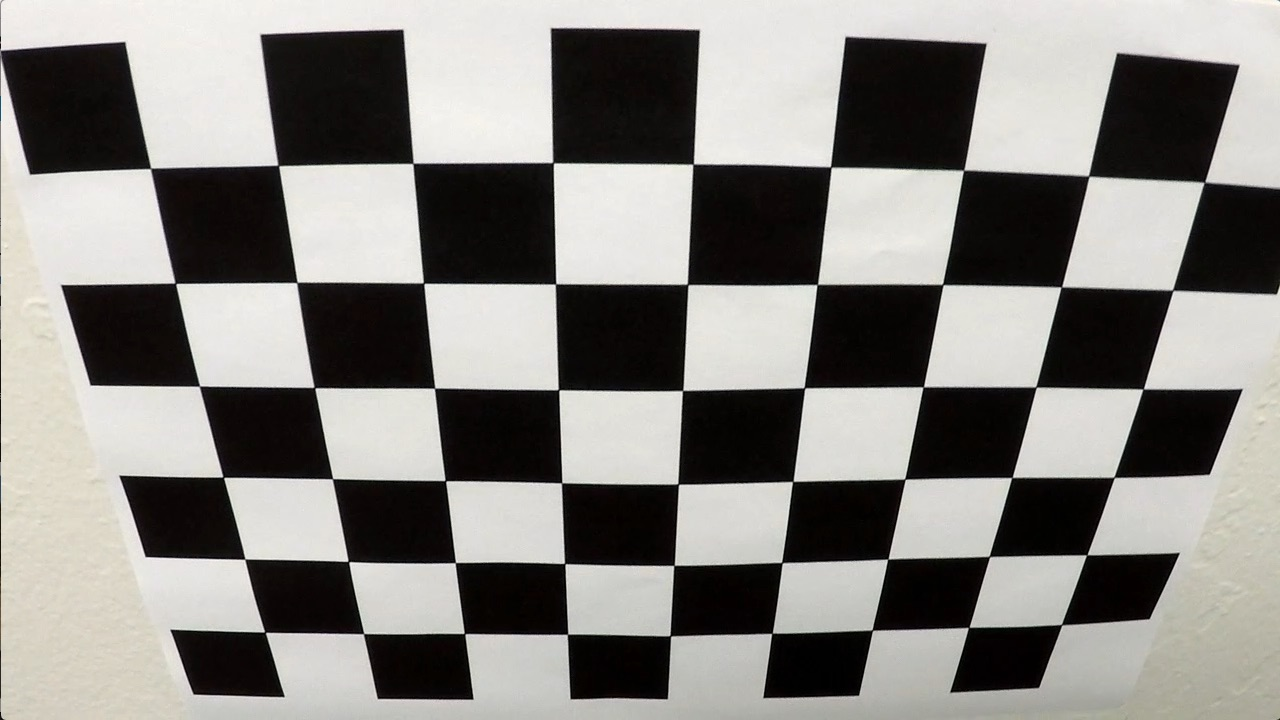
#> input picture camera_cal/calibration2.jpg, 1280 x 720 px
$ jupyter execute --allow-errors advanced-lane-lines.ipynb   (shell and % lines are left out)   (older library calls are emulated)
#> lines starting #> are read from the running program, lines starting #| are printed output that depends on the picture; after the words box and inside, x2 and y2 are one past the last pixel; in counts of white or black regions, pixels touching at a corner belong together
# Advanced Lane Lines

*The goals / steps of this project are the following:*

1. Compute the camera calibration matrix and distortion coefficients given a set of chessboard images.
2. Apply a distortion correction to raw images.
3. Apply a perspective transform to rectify binary image ("birds-eye view").
4. Use color transforms, gradients, etc., to create a thresholded binary image.
5. Detect lane pixels and fit to find the lane boundary.
6. Determine the curvature of the lane and vehicle position with respect to center.
7. Warp the detected lane boundaries back onto the original image.
8. Output visual display of the lane boundaries and numerical estimation of lane curvature and vehicle position.

In this writeup document, the chapters are the goals with the same numbering as noted above. The code is also included and the images are direct output of the code.

*Most of the code is based on the code from the lessons.*

## 0. Imports

Imports of all used libraries.

[cell 1]
import cv2
import numpy as np
import matplotlib.pyplot as plt
import matplotlib.image as mpimg

np.set_printoptions(threshold=1500)

import glob

from moviepy.editor import VideoFileClip
from IPython.display import HTML

from PIL import Image
from PIL import ImageFont
from PIL import ImageDraw

## 1. Calibration

I start by preparing "object points", which will be the (x, y, z) coordinates of the chessboard corners in the world. Here I am assuming the chessboard is fixed on the (x, y) plane at z=0, such that the object points are the same for each calibration image. Thus, objp is just a replicated array of coordinates, and objpoints will be appended with a copy of it every time I successfully detect all chessboard corners in a test image. imgpoints will be appended with the (x, y) pixel position of each of the corners in the image plane with each successful chessboard detection.

I then used the output objpoints and imgpoints to compute the camera calibration and distortion coefficients using the cv2.calibrateCamera() function.

[cell 2]
img = mpimg.imread("camera_cal/calibration2.jpg")
#> img is the input picture: shape (720, 1280, 3); mean R, G, B 134.4, 132.4, 128.5

plt.imshow(img)
#> (this line was passed over: IPython is not available in this run)

[cell 3]
objpoints = [] # 3D points in real world
imgpoints = [] # 2D points in 2D image represenataion of real world

# Generate all grid points
objp = np.zeros((6*9,3), np.float32)
objp[:,:2] = np.mgrid[0:9,0:6].T.reshape(-1,2)

[cell 4]
# Import all calibration images
cal_images = glob.glob('camera_cal/calibration*.jpg')

# Loop through all calibration images
for cal_fname in cal_images:
    # Read each image
    cal_img = cv2.imread(cal_fname)
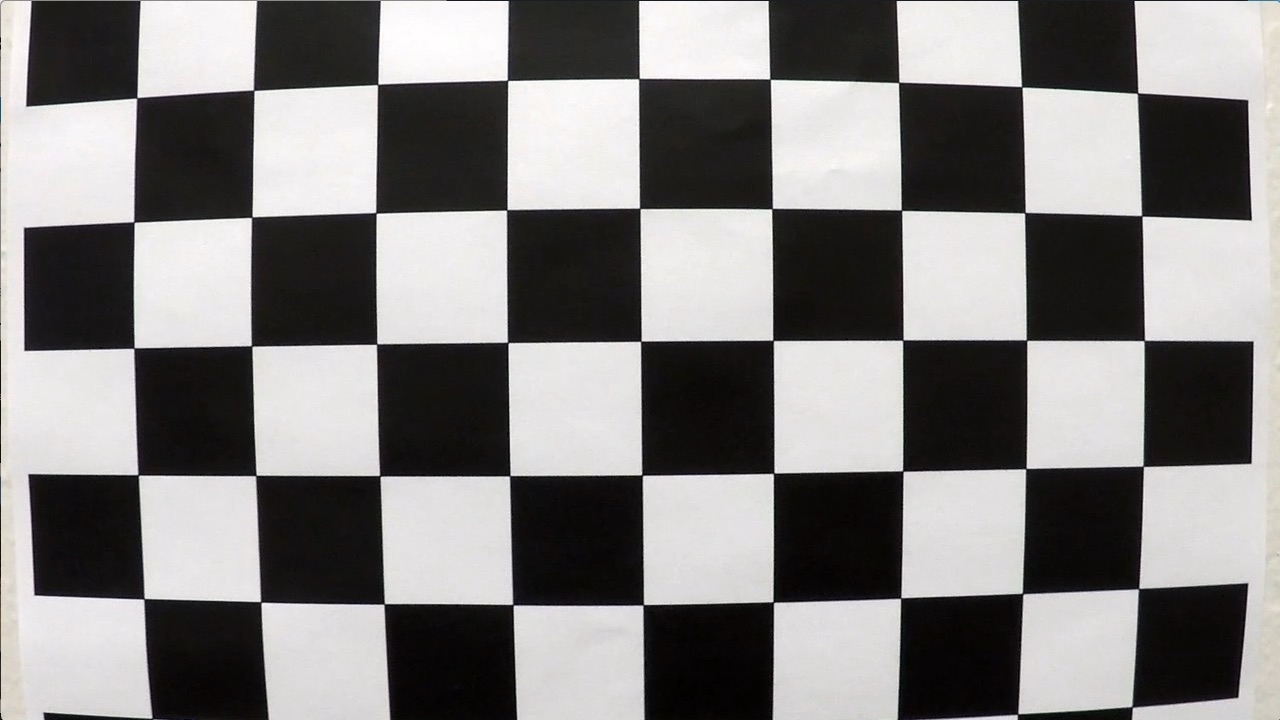
#> input picture camera_cal/calibration1.jpg, 1280 x 720 px
#> cal_img is the input picture: shape (720, 1280, 3); mean B, G, R 127.8, 128.4, 130.1

    # Convert to grayscale
    gray = cv2.cvtColor(cal_img, cv2.COLOR_BGR2GRAY)

    # Find chessboard corners
    ret, corners = cv2.findChessboardCorners(gray, (9,6), None)
#> ret = False; corners = None

    # If corners found, add points to arrays
    if ret == True:
        objpoints.append(objp)
        imgpoints.append(corners)

        # Draw the corners
        img_corners = cv2.drawChessboardCorners(cal_img, (9,6), corners, ret)

ret, mtx, dist, rvecs, tvecs = cv2.calibrateCamera(objpoints, imgpoints, gray.shape[::-1], None, None)

## 2. Undistortion

I applied this distortion correction to the test image using the cv2.undistort() function and obtained this result:

[cell 5]
def undistort(img):
    return cv2.undistort(img, mtx, dist, None, mtx)

[cell 6]
img = mpimg.imread("camera_cal/calibration2.jpg")

#> (the rest of this cell did not finish here and is left out)

To demonstrate this step, I will describe how I apply the distortion correction to one of the test images like this one:

[cell 7]
img = mpimg.imread("test_images/test1.jpg")
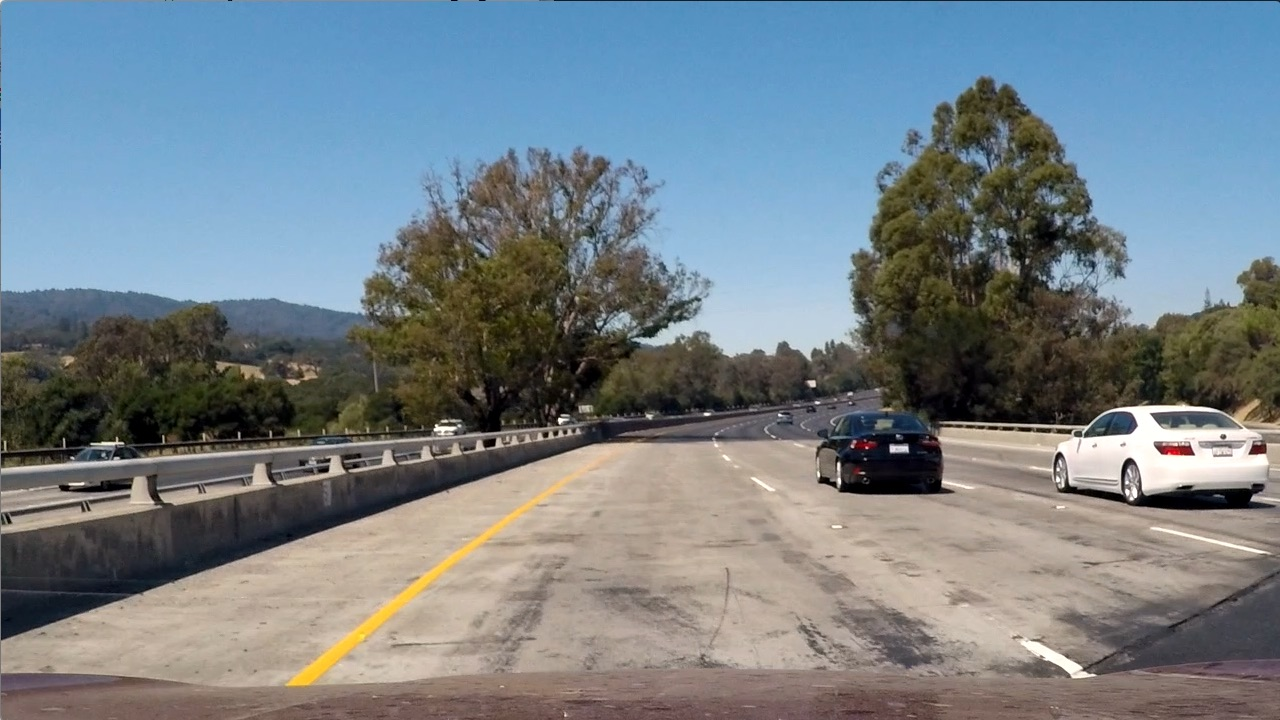
#> input picture test_images/test1.jpg, 1280 x 720 px
#> img is the input picture: shape (720, 1280, 3); mean R, G, B 117.5, 128.7, 135.5

#> (the rest of this cell did not finish here and is left out)

## 3. Perspective transform

The code for my perspective transform includes a function called `change_perspective()`, which appears in the last lines of the cell below.  The `change_perspective()` function takes as inputs an image (`img`). I chose the hardcode the source and destination points in the following manner:

[cell 8]
src = np.float32([
    [580, 460], # LT
    [703, 460], # RT
    [205, 720], # LB
    [1110, 720], # RB
])

dest = np.float32([
    [320, 0], # LT
    [960, 0], # RT
    [320, 720], # LB
    [960, 720], # RB
])

M = cv2.getPerspectiveTransform(src, dest)
Minv = cv2.getPerspectiveTransform(dest, src)

# Get image coordinates as source for perspective change
def change_perspective(img):
    return cv2.warpPerspective(img, M, (img.shape[1], img.shape[0]), flags=cv2.INTER_LINEAR)

## 4. Threshold

I used a combination of color and gradient thresholds to generate a binary image, like proposed in the lessons. I combined the following thresholds to make the binary image:
- Gradient sobel threshold
- Sobel maginitude threshold
- Sobel directional threshold
- Selection of S-color channel from HLS color space
- Selection of L-color channel from LUV color space
- Selection of B-color channel from LAB color space

All these functions are added to the `pipeline`, which can be found in some cells below.

### Sobel

[cell 9]
# Inspired by lessons of this project
# [38 lines left out: functions gradient_sobel_threshold, mag_thresh, dir_threshold, combine_thresholds, not called in this run]

### Color

[cell 10]
# Define a function that thresholds the S-channel of HLS
def hls_select(img, thresh=(0, 255)):
    hls = cv2.cvtColor(img, cv2.COLOR_RGB2HLS)
    s_channel = hls[:,:,2]
    binary_output = np.zeros_like(s_channel)
    binary_output[(s_channel > thresh[0]) & (s_channel <= thresh[1])] = 1
    return binary_output

# Define a function that thresholds the L-channel of LUV
def luv_select(img, thresh=(0, 255)):
    luv = cv2.cvtColor(img, cv2.COLOR_RGB2Luv)
    l_channel = luv[:,:,0]
    binary_output = np.zeros_like(l_channel)
    binary_output[(l_channel > thresh[0]) & (l_channel <= thresh[1])] = 1
    return binary_output

# Define a function that thresholds the B-channel of LAB
def lab_select(img, thresh=(0, 255)):
    lab = cv2.cvtColor(img, cv2.COLOR_RGB2Lab)
    b_channel = lab[:,:,2]
    binary_output = np.zeros_like(b_channel)
    binary_output[(b_channel > thresh[0]) & (b_channel <= thresh[1])] = 1
    return binary_output

def combine_color_binaries(s_hls, l_luv, b_lab):
    combined = np.zeros_like(s_hls)
    combined[(s_hls == 1) | (l_luv == 1) | (b_lab == 1)] = 1
    return combined

### Combining gradient and color

[cell 11]
# [4 lines left out: function combine_binary, not called in this run]

## 5. Find lines

In the `find_lines()` function, I managed to find the lines using the binary image. The function works as follows:
1. Split the image in two, and find the lines at the base (bottom of the screen) using the peaks of the histogram. **Note** that I've got rid of the 200 pixels on both sides, because at the base there will never be a lane-line (only when you cross those lines, but that is not happening in this video).
2. In case you search the line for the first time: use sliding windows to measure the slope of the line for every X pixels (in this case X is height/9). Get those 'points' and add them to `left_lane_inds` and `right_lane_inds` lists. Fit a line using these indexes.
3. In case there is a previously detected line, use these lines to find the line in the new frame.
4. Set all variables in the line objects so they could be reused.

[cell 12]
# [119 lines left out: function find_lines, not called in this run]

## 6. Calculate offset and curve

### Offset calculations

With the assumption of the US lane with of 3.7 meters, use the warped image to calculate the offset to the center. My own calculation indeed, and it works :).

[cell 13]
US_lane_width = 3.7 # Meters

# [10 lines left out: function calculate_offset_in_m, not called in this run]

### Calculate curvature

Calculate the curvature by calculating the curve of both lines in radians and then transform it into meters.

[cell 14]
# [35 lines left out: function calculate_curvature, not called in this run]

## 7. Draw lane field

Draw a polygon using the lines and then warp this drawing back onto the original image using a certain opacity.

[cell 15]
# [30 lines left out: function draw_lane_field, not called in this run]

## 8. Visualization of all steps

In this chapter every step from above is visualized. All the test images are taken through the pipeline and have a step-by-step visualization. The exported video can be found in the Github repo: https://github.com/johnciocoiu/udacity-nd-self-driving-car-project-4/blob/master/output_images/project_video.mp4

[cell 16]
class Line():
    def __init__(self):
        self.first = True
        # was the line detected in the last iteration?
        self.detected = False
        # x values of the last n fits of the line
        self.recent_xfitted = []
        #average x values of the fitted line over the last n iterations
#         self.bestx = None
        #polynomial coefficients best fit
        self.best_fit = None
        #polynomial coefficients for the most recent fit
        self.current_fit = [np.array([False])]
        #radius of curvature of the line in meters
        self.radius_of_curvature = None
        #distance in meters of vehicle center from the line
        self.line_base_pos = None
        #difference in fit coefficients between last and new fits
#         self.diffs = np.array([0,0,0], dtype='float')
        #x values for detected line pixels
        self.allx = None
        #y values for detected line pixels
        self.ally = None

        self.best_xfitted = None

[cell 17]
# [25 lines left out: functions sanity_check, set_lines_detected, not called in this run]

## Pipeline

- Undistort
- Change perspective
- Gradient (Sobel)
- Color: convert to HLS and use S-channel, convert to LAB and use B-channel, convert to LUV and use L-channel.
- Combine gradient and color
- Find lines
- Do sanity check
- Put text on image
- Draw lane field

[cell 18]
# [70 lines left out: function process_image, not called in this run]

## Pipeline on test images

Here you will see the pipeline used to make the test-images. Every step is showed as image.

[cell 19]
test_images = glob.glob('test_images/*.jpg')

#> (the rest of this cell did not finish here and is left out)

# Pipeline on video

Use the pipeline to create the lane on the video.

[cell 20]
# Rewrite image to frame processing

def process_frame(image):
    undist, persp, sobel, color, grad_color, drawed = process_image(image, left_line, right_line)
    return drawed

[cell 21]
left_line = Line()
right_line = Line()

output = 'output_images/project_video.mp4'
#> (the rest of this cell did not finish here and is left out)

## Possible improvements

1. Use the sanity check to see whether the curve of the lines are realistic
2. Use more info of previous frames
3. The car stays inside one lane, when changing lanes, the system needs to be improved.
4. Separate lane-lines for every detection. In case one line is detected and the other isn't, you almost 'know' where that other in will be.

[cell 22]

test_image = mpimg.imread('test_images/test5.jpg')
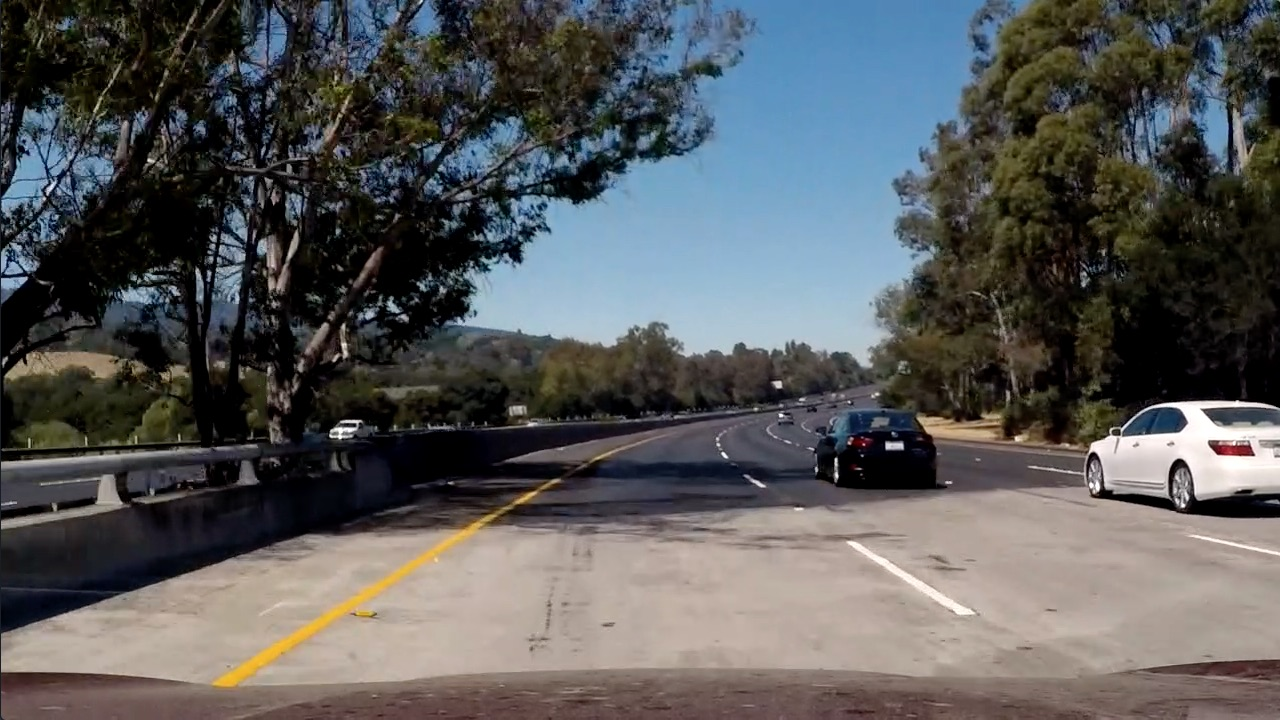
#> input picture test_images/test5.jpg, 1280 x 720 px
#> test_image is the input picture: shape (720, 1280, 3); mean R, G, B 88.5, 89.3, 89.8

hls_binary = hls_select(test_image, thresh=(170, 255))
#> hls_binary: shape (720, 1280); values 0 (black) and 1 (white), 8.8% white; 3550 white regions (2963 under 20 px), largest, box (x1, y1, x2, y2) and area: (350, 430, 567, 492) 4084, (54, 188, 160, 293) 2880, (838, 430, 936, 488) 2456
luv_binary = luv_select(test_image, thresh=(220, 255))
#> luv_binary: shape (720, 1280); values 0 (black) and 1 (white), 0.94% white; 59 white regions (52 under 20 px), largest, box (x1, y1, x2, y2) and area: (1114, 401, 1280, 495) 6702, (847, 541, 975, 615) 988, (1089, 436, 1117, 464) 385
lab_binary = lab_select(test_image, thresh=(155, 200))
#> lab_binary: shape (720, 1280); values 0 (black) and 1 (white), 0.49% white; 15 white regions (10 under 20 px), largest, box (x1, y1, x2, y2) and area: (212, 512, 496, 689) 4245, (516, 492, 533, 504) 121, (335, 86, 346, 94) 50, (1036, 7, 1040, 16) 28, (1056, 124, 1063, 129) 21

color_combined = combine_color_binaries(hls_binary, luv_binary, lab_binary)
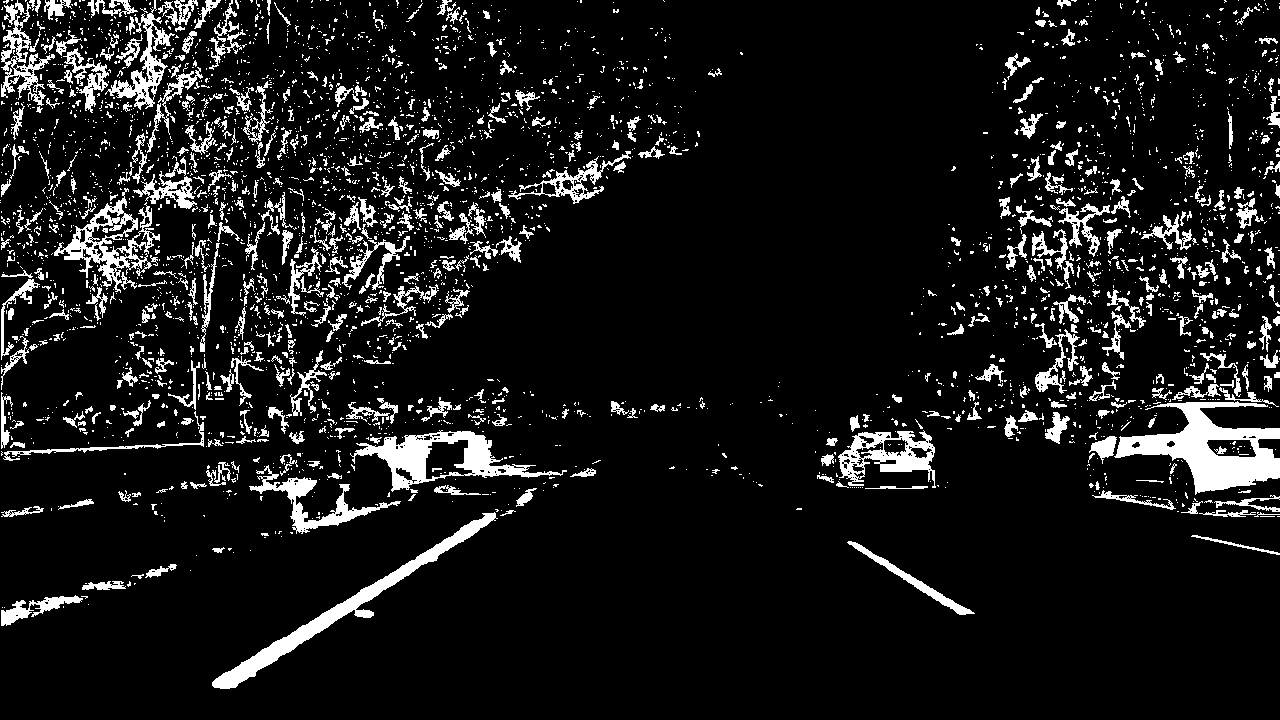
#> color_combined: shape (720, 1280); values 0 (black) and 1 (white), 9.6% white; 3547 white regions (2957 under 20 px), largest, box (x1, y1, x2, y2) and area: (1114, 401, 1280, 495) 6702, (212, 512, 498, 689) 4389, (350, 430, 567, 492) 4084

plt.figure()
#> (this line was passed over: IPython is not available in this run)
plt.imshow(hls_binary, cmap='gray')
#> (this line was passed over: IPython is not available in this run)
plt.figure()
#> (this line was passed over: IPython is not available in this run)
plt.imshow(luv_binary, cmap='gray')
#> (this line was passed over: IPython is not available in this run)
plt.figure()
#> (this line was passed over: IPython is not available in this run)
plt.imshow(lab_binary, cmap='gray')
#> (this line was passed over: IPython is not available in this run)
plt.figure()
plt.imshow(color_combined, cmap='gray')

plt.figure()
plt.imshow(test_image)
